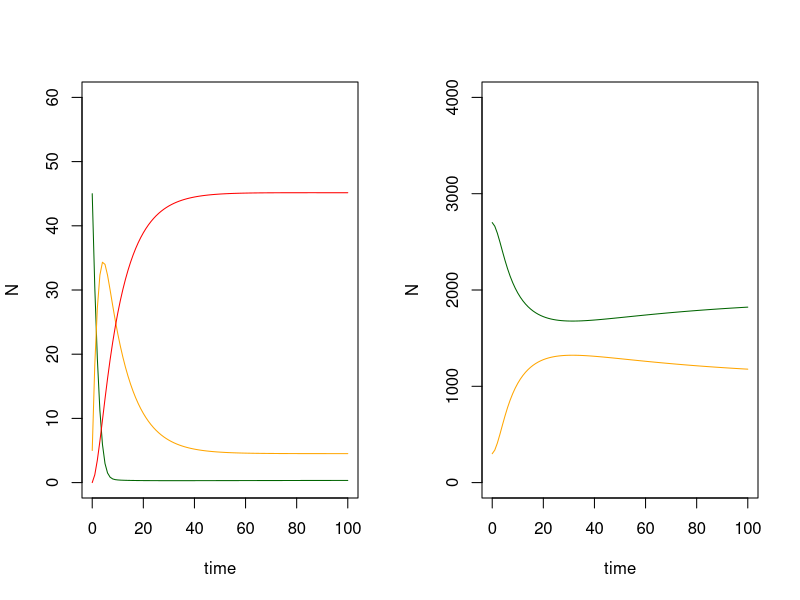

Generate this figure with R:
library(deSolve)
v1h1sir <- function(times, inits, params){
  
  Sh <- inits[1] #susceptible host
  Ih <- inits[2] #infected host
  Rh <- inits[3] #recovered host
  Sv <- inits[4] #susceptible vector
  Iv <- inits[5] #infected vector
  
  Nh <- Sh + Ih + Rh #total host popn
  Nv <- Sv + Iv #total vector popn
  
  
  
  with(as.list(c(params)), {
    
    dSh <- bh * Nh - f / Nh * Thv * Iv * Sh - muh * Sh 
    dIh <- f / Nh * Thv * Iv * Sh - muh * Ih - gammah * Ih
    dRh <- gammah * Ih - muh * Rh
    dSv <- bv * Nv - f / Nh * Tvh * Sv * Ih - muv * Sv
    dIv <- f / Nh * Tvh * Sv * Ih - muv * Iv
    
    return(list(c(dSh, dIh, dRh, dSv, dIv)))
  })
  
}

inits <- c(45,5,0,2700,300)
params <- c(bh = 0.01, muh = 0.01, bv = 0.01, muv = 0.01, f = 0.125, gammah = 0.1, Thv = 0.5, Tvh = 0.5)
# b = birth rate, m = death rate, f =  vector biting rate, gamma = recovery rate
# Thv = Pr(host infected after bite from infected vector), Thv = Pr(vector infected after bite of infected host)
times <- seq(0,100,1)
out <- as.data.frame(ode(inits, times, v1h1sir, params ))
par(mfrow=c(1,2))


plot(out$`1` ~out$time, type='l', col='dark green',
    xlab= 'time', ylab='N', ylim = c(0,60))
lines(out$`2`~out$time, col='orange')
lines(out$`3`~out$time, col='red')

plot(out$`4`~out$time, type = 'l', col= 'dark green',
    xlab= 'time', ylab='N', ylim = c(0,4000))
lines(out$`5`~out$time, col= 'orange')
